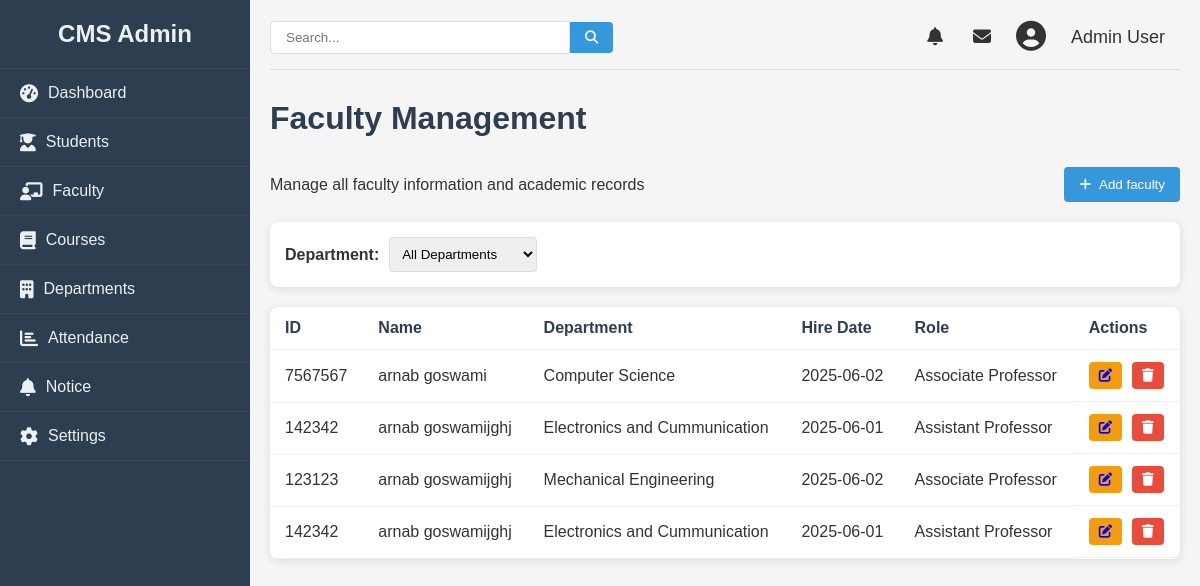
The page /admin/faculty (signed in) on the database as committed earlier.
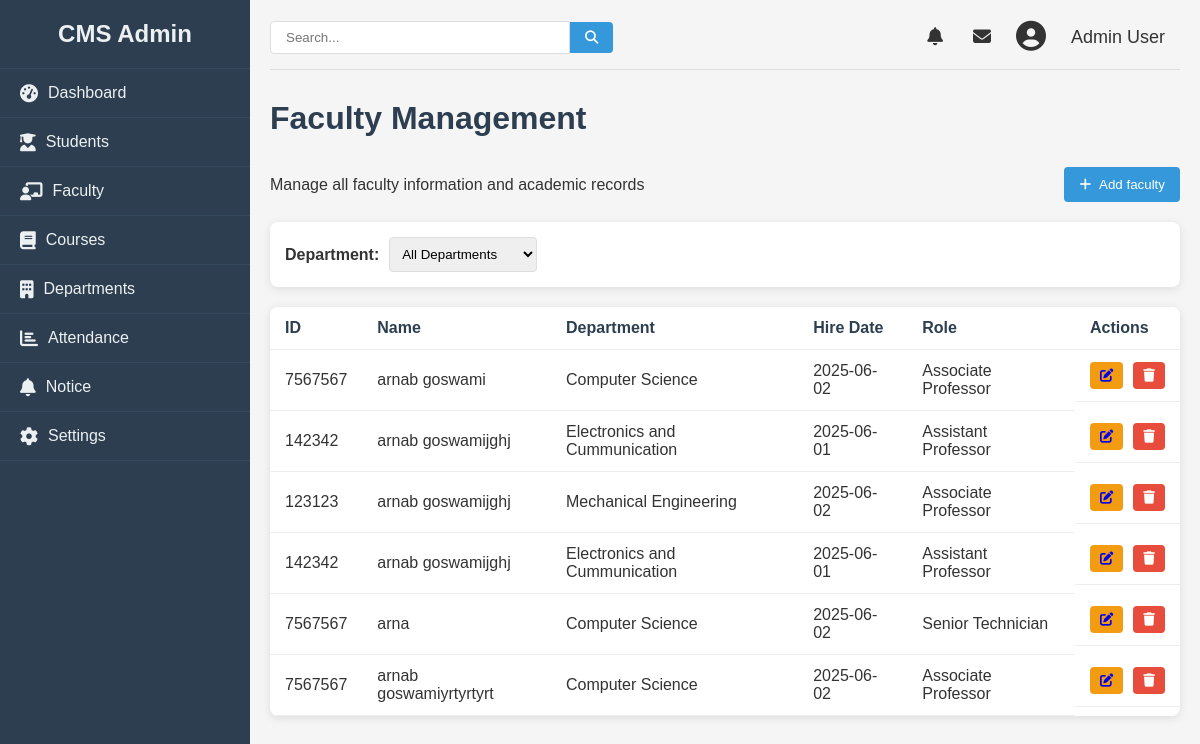
The same page on the database as committed later.
### college/model.py (models this page shows, shortened)
class Faculty(db.Model):
    id = db.Column(db.Integer, primary_key=True)
    name = db.Column(db.String(100), nullable=False)
    facultyid = db.Column(db.Integer, nullable=False)
    education = db.Column(db.String(100), nullable=False)
    email = db.Column(db.String(100), nullable=False)
    phone = db.Column(db.Integer, nullable=False)
    department = db.Column(db.Integer, nullable=False)
    role = db.Column(db.Integer, nullable=False)
    dob = db.Column(db.Date, nullable=False)
    doj = db.Column(db.Date, nullable=False)
    gender = db.Column(db.String, nullable=False)
    address = db.Column(db.String, nullable=False)

### college/admin/adminroute.py (the view)
@app.route("/admin/faculty", methods = ["GET", "POST"])
def faculty():
    logged = 'user_id' in session
    if logged:
        users = Faculty.query.all()
        return render_template("faculty.html", faculties= users)
    else:
        return redirect(url_for("login"))

### college/admin/templates/faculty.html (shortened to what this page needs)
{% from "macro/cmsnav.html" import cmsnav%}
{%extends "admbase.html"%}
{%block head%}
    <link rel="stylesheet" href="{{url_for('static', filename='css/styles.css')}}">
    <link rel="stylesheet" href="https://cdnjs.cloudflare.com/ajax/libs/font-awesome/6.4.0/css/all.min.css">
{%endblock%}
{%block content%}
    <div class="container" w-tid="21">
        {{cmsnav()}}
        <main class="main-content" w-tid="111">
            <header class="top-header" w-tid="113">
                <div class="search-box" w-tid="115">
                    <input type="text" placeholder="Search..." w-tid="117"/>
                    <button w-tid="119"><i class="fas fa-search" w-tid="121"></i></button>
                </div>
                <div class="user-profile" w-tid="123">
                    <span class="notification" w-tid="125"><i class="fas fa-bell" w-tid="127"></i></span>
                    <span class="message" w-tid="129"><i class="fas fa-envelope" w-tid="131"></i></span>
                    <div class="profile-img" w-tid="133">
                        <i class="fas fa-user-circle" w-tid="135"></i>
                    </div>
                    <span class="username" w-tid="137">Admin User</span>
                </div>
            </header>
            <div id="dashboard-page" class="content-section" w-tid="139">
                <div class="dashboard" w-tid="141">
                    <h1 w-tid="357">Faculty Management</h1>
                    <div class="students-header" w-tid="359">
                        <p w-tid="361">Manage all faculty information and academic records</p>
                        <button class="add-student-btn" w-tid="363">
                            <a style="text-decoration: none; color:white;" href="/admin/addfaculty" >
                            <i class="fas fa-plus" w-tid="365"></i>
                             Add faculty
                            </a>
                        </button>
                    </div>
                    <div class="student-filters" w-tid="639">
                        <div class="filter-group" w-tid="641">
                            <label w-tid="643">Department:</label>
                            <select w-tid="645">
                                <option w-tid="647">All Departments</option>
                            </select>
                        </div>
                    </div>
                    <div class="students-table" w-tid="673">
                        <table w-tid="675">
                            <thead w-tid="677">
                                <tr w-tid="679">
                                    <th w-tid="681">ID</th>
                                    <th w-tid="683">Name</th>
                                    <th w-tid="685">Department</th>
                                    <th w-tid="689">Hire Date</th>
                                    <th w-tid="691">Role</th>
                                    <th w-tid="693">Actions</th>
                                </tr>
                            </thead>
                            <tbody w-tid="695">
                                {%for faculty in faculties%}
                                <tr w-tid="697">
                                    <td w-tid="699">{{faculty.facultyid}}</td>
                                    <td w-tid="701">{{faculty.name}}</td>
                                    <td w-tid="703">{{faculty.department}}</td>
                                    <td w-tid="707">{{faculty.doj}}</td>
                                    <td w-tid="709">{{faculty.role}}</td>
                                    <td class="action-cell" w-tid="711">
                                        <button class="action-btn edit-btn" w-tid="717">
                                            <a href="/admin/update/faculty/{{faculty.id}}">
                                            <i class="fas fa-edit" w-tid="467"></i>
                                        </a>
                                        <button class="action-btn delete-btn" w-tid="721"><i class="fas fa-trash" w-tid="723"></i></button>
                                    </td>
                                </tr>
                                {%endfor%}
                            </tbody>
                        </table>
                    </div>
                </div>
            </div>
        </main>
    </div>
    {%endblock%}

### college/admin/templates/macro/cmsnav.html (shortened to what this page needs)
{%macro cmsnav()%}
<aside class="sidebar" w-tid="23">
    <div class="sidebar-header" w-tid="25">
        <h2 w-tid="27">CMS Admin</h2>
    </div>
    <nav class="sidebar-nav" w-tid="29">
        <ul w-tid="31">
            <li w-tid="33"><a href="/admin" data-page="dashboard-page" w-tid="35"><i class="fas fa-tachometer-alt"
                        w-tid="37"></i> Dashboard</a></li>
            <li  w-tid="39"><a href="/admin/student" data-page="students-page" w-tid="41"><i
                        class="fas fa-user-graduate" w-tid="43"></i> Students</a></li>
            <li w-tid="45"><a href="/admin/faculty" data-page="faculty-page" w-tid="47"><i
                        class="fas fa-chalkboard-teacher" w-tid="49"></i> Faculty</a></li>
            <li w-tid="51"><a href="/admin/courses" data-page="courses-page" w-tid="53"><i class="fas fa-book"
                        w-tid="55"></i> Courses</a></li>
            <li w-tid="57"><a href="/admin/department" data-page="department-page" w-tid="59"><i class="fas fa-building"
                        w-tid="61"></i> Departments</a></li>
            <li w-tid="87"><a href="/admin/attendence" data-page="attendance-page" w-tid="89"><i class="fas fa-chart-bar"
                        w-tid="91"></i> Attendance</a></li>
            <li w-tid="99"><a href="/admin/notice" data-page="notice-page" w-tid="101"><i class="fas fa-bell"
                        w-tid="103"></i> Notice</a></li>
            <li w-tid="93"><a href="/" data-page="settings-page" w-tid="95"><i class="fas fa-cog" w-tid="97"></i>
                    Settings</a></li>
        </ul>
    </nav>
</aside>
{%endmacro%}

### college/admin/templates/admbase.html (shortened to what this page needs)
<!DOCTYPE html>
<html lang="en">
<head>
    {%block head%}
    {%endblock%}
</head>
<body>
    {%block content%}
    {%endblock%}
</body>
</html>

### college/static/css/styles.css (style rules this page uses)
* { margin: 0; padding: 0; box-sizing: border-box; }
body { font-family: Arial, sans-serif; background-color: #f5f5f5; color: #333; }
.container { display: flex; min-height: 100vh; }
.sidebar { width: 250px; background-color: #2c3e50; color: #ecf0f1; transition: all 0.3s ease; }
.sidebar-header { padding: 20px; text-align: center; border-bottom: 1px solid #34495e; }
.sidebar-nav ul { list-style: none; }
.sidebar-nav li { padding: 15px 20px; border-bottom: 1px solid #34495e; transition: all 0.3s ease; }
.sidebar-nav a { color: #ecf0f1; text-decoration: none; display: flex; align-items: center; }
.sidebar-nav i { margin-right: 10px; font-size: 18px; }
.main-content { flex: 1; padding: 20px; }
.top-header { display: flex; justify-content: space-between; align-items: center; margin-bottom: 30px; padding-bottom: 15px; border-bottom: 1px solid #ddd; }
.search-box { display: flex; align-items: center; }
.search-box input { padding: 8px 15px; border: 1px solid #ddd; border-radius: 4px 0 0 4px; width: 300px; }
.search-box button { background: #3498db; color: white; border: none; padding: 8px 15px; border-radius: 0 4px 4px 0; cursor: pointer; }
.user-profile { display: flex; align-items: center; }
.user-profile span { margin: 0 15px; font-size: 18px; cursor: pointer; }
.profile-img { font-size: 30px; margin: 0 10px; }
.dashboard h1 { margin-bottom: 30px; color: #2c3e50; }
table { width: 100%; border-collapse: collapse; }
th, td { padding: 12px 15px; text-align: left; border-bottom: 1px solid #eee; }
th { font-weight: bold; color: #2c3e50; }
.content-section { display: none; }
#dashboard-page { display: block; }
.students-header { display: flex; justify-content: space-between; align-items: center; margin-bottom: 20px; }
.add-student-btn { background-color: #3498db; color: white; border: none; padding: 10px 15px; border-radius: 4px; cursor: pointer; display: flex; align-items: center; }
.add-student-btn i { margin-right: 5px; }
.student-filters { display: flex; justify-content: space-between; margin-bottom: 20px; background: white; padding: 15px; border-radius: 8px; box-shadow: 0 2px 10px rgba(0, 0, 0, 0.1); }
.filter-group { display: flex; align-items: center; }
.filter-group label { margin-right: 10px; font-weight: bold; }
.filter-group select { padding: 8px; border-radius: 4px; border: 1px solid #ddd; }
.students-table { background: white; border-radius: 8px; box-shadow: 0 2px 10px rgba(0, 0, 0, 0.1); overflow: hidden; }
.action-cell { display: flex; gap: 10px; }
.action-btn { padding: 6px 10px; border-radius: 4px; cursor: pointer; border: none; color: white; }
.edit-btn { background-color: #f39c12; }
.delete-btn { background-color: #e74c3c; }

Rows that differ between the two databases and show on the page:
added Faculty: facultyid "7567567", name "arna", department "Computer Science", doj "2025-06-02", role "Senior Technician"
added Faculty: facultyid "7567567", name "arnab goswamiyrtyrtyrt", department "Computer Science", doj "2025-06-02", role "Associate Professor"
